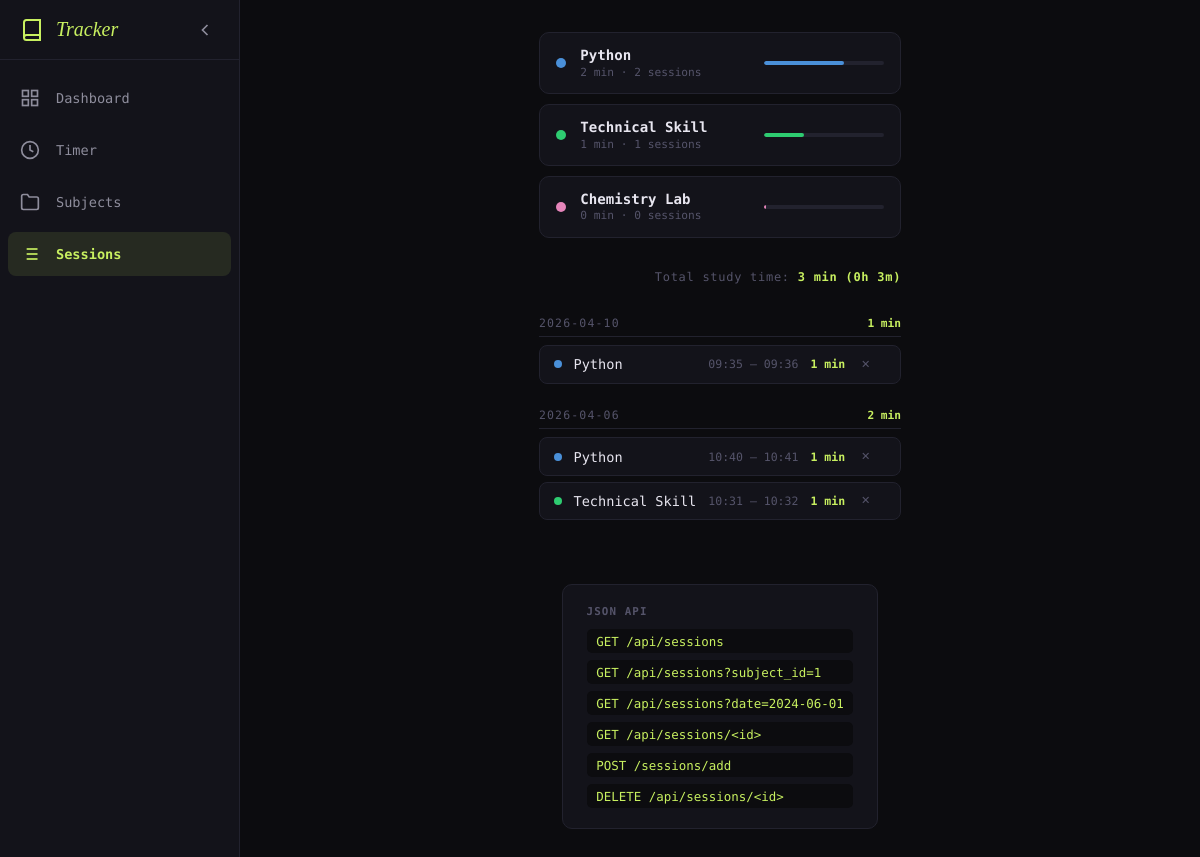
Page /sessions on the committed database.
### tables this page shows
CREATE TABLE subjects (
    id         INTEGER PRIMARY KEY AUTOINCREMENT,
    name       TEXT    NOT NULL UNIQUE,          -- no duplicate subject names
    color      TEXT    NOT NULL DEFAULT '#4A90D9' -- hex color for UI
                       CHECK (color LIKE '#______'),  -- must be valid hex (#rrggbb)
    created_at DATETIME DEFAULT CURRENT_TIMESTAMP
);

### app.py (the view)
@app.route("/sessions")
def sessions_history():
    conn      = get_db()
    subjects  = conn.execute("SELECT * FROM subjects ORDER BY name").fetchall()
    stats = conn.execute("""
        SELECT sub.id, sub.name, sub.color,
               COUNT(s.id)            AS session_count,
               COALESCE(SUM(s.duration), 0) AS total_minutes
        FROM subjects sub
        LEFT JOIN sessions s ON s.subject_id = sub.id
        GROUP BY sub.id
        ORDER BY total_minutes DESC
    """).fetchall()
    sessions = conn.execute("""
        SELECT s.*, sub.name AS subject_name, sub.color
        FROM sessions s
        JOIN subjects sub ON sub.id = s.subject_id
        ORDER BY s.date DESC, s.start_time DESC
    """).fetchall()
    from collections import defaultdict
    by_date = defaultdict(list)
    for row in sessions:
        by_date[row["date"]].append(dict(row))
    row = conn.execute("SELECT COALESCE(SUM(duration),0) AS t FROM sessions").fetchone()
    total_all = row["t"]
    conn.close()
    return render_template("sessions.html",
                           stats=stats,
                           by_date=dict(by_date),
                           total_all=total_all)

### database.py (called while the page is built)
def get_db():
    conn = sqlite3.connect(DATABASE)
    conn.row_factory = sqlite3.Row
    conn.execute("PRAGMA foreign_keys = ON")
    return conn

### templates/sessions.html (shortened to what this page needs)
{% extends "base.html" %}
{% block styles %}
  <link rel="stylesheet" href="{{ url_for('static', filename='timer.css') }}"/>
  <link rel="stylesheet" href="{{ url_for('static', filename='sessions.css') }}"/>
  <link rel="stylesheet" href="{{ url_for('static', filename='mini-timer.css') }}"/>
{% endblock %}
{% block content %}
  <div class="sessions-page">
    <section class="stats-strip">
      {% for s in stats %}
        <div class="stat-card" style="--accent: {{ s['color'] }}">
          <span class="stat-dot"></span>
          <div class="stat-info">
            <strong>{{ s['name'] }}</strong>
            <span>{{ s['total_minutes'] }} min · {{ s['session_count'] }} sessions</span>
          </div>
          <div class="stat-bar-wrap">
            <div class="stat-bar"
                 style="width: {{ [((s['total_minutes'] / total_all * 100) if total_all else 0)|round|int, 2]|max }}%">
            </div>
          </div>
        </div>
      {% else %}
        <p class="no-stats">No sessions recorded yet. <a href="/timer">Start studying →</a></p>
      {% endfor %}
    </section>
    <div class="total-banner">
      Total study time: <strong>{{ total_all }} min
      ({{ (total_all // 60) }}h {{ (total_all % 60) }}m)</strong>
    </div>
    <section class="history">
      {% if by_date %}
        {% for day, day_sessions in by_date.items() %}
          <div class="day-group">
            <div class="day-header">
              <span class="day-label">{{ day }}</span>
              <span class="day-total">
                {{ day_sessions | sum(attribute='duration') }} min
              </span>
            </div>
            <ul class="session-list">
              {% for s in day_sessions %}
                <li class="session-item" style="--dot: {{ s['color'] }}"
                    data-id="{{ s['id'] }}">
                  <span class="s-dot"></span>
                  <span class="s-subject">{{ s['subject_name'] }}</span>
                  <span class="s-time">
                    {{ s['start_time'][11:16] }} – {{ s['end_time'][11:16] }}
                  </span>
                  <span class="s-duration">{{ s['duration'] }} min</span>
                  <button class="s-delete" title="Delete session"
                          onclick="deleteSession({{ s['id'] }}, this)">✕</button>
                </li>
              {% endfor %}
            </ul>
          </div>
        {% endfor %}
      {% else %}
        <div class="empty-history">
          <p>No sessions yet.<br/><a href="/timer">Start your first session →</a></p>
        </div>
      {% endif %}
    </section>
  </div>
  <div class="api-box">
    <h4>JSON API</h4>
    <code>GET  /api/sessions</code>
    <code>GET  /api/sessions?subject_id=1</code>
    <code>GET  /api/sessions?date=2024-06-01</code>
    <code>GET  /api/sessions/&lt;id&gt;</code>
    <code>POST /sessions/add</code>
    <code>DELETE /api/sessions/&lt;id&gt;</code>
  </div>
{% endblock %}

### templates/base.html (shortened to what this page needs)
<!DOCTYPE html>
<html lang="en">
<head>
  <link rel="stylesheet" href="{{ url_for('static', filename='sidebar.css') }}"/>
  {% block styles %}{% endblock %}
</head>
<body>
  <div class="app-container">
    <aside class="global-sidebar" id="globalSidebar">
      <div class="sidebar-header">
        <a href="/" class="brand-logo" title="Study Tracker">
          <svg viewBox="0 0 24 24" fill="none" stroke="currentColor" stroke-width="2">
            <path d="M4 19.5A2.5 2.5 0 0 1 6.5 17H20"/>
            <path d="M6.5 2H20v20H6.5A2.5 2.5 0 0 1 4 19.5v-15A2.5 2.5 0 0 1 6.5 2z"/>
          </svg>
          <span class="brand-text">Tracker</span>
        </a>
        <button class="toggle-btn" id="sidebarToggle" title="Toggle Sidebar">
          <svg viewBox="0 0 24 24" fill="none" class="toggle-icon" stroke="currentColor" stroke-width="2">
            <path d="M15 18l-6-6 6-6"/>
          </svg>
        </button>
      </div>
      <nav class="sidebar-nav">
        <a href="/dashboard" class="nav-item {{ 'active' if request.path == '/dashboard' else '' }}" title="Dashboard">
          <svg viewBox="0 0 24 24" fill="none" stroke="currentColor" stroke-width="2">
            <rect x="3" y="3" width="7" height="7"></rect>
            <rect x="14" y="3" width="7" height="7"></rect>
            <rect x="14" y="14" width="7" height="7"></rect>
            <rect x="3" y="14" width="7" height="7"></rect>
          </svg>
          <span class="nav-text">Dashboard</span>
        </a>
        <a href="/timer" class="nav-item {{ 'active' if request.path == '/timer' else '' }}" title="Timer">
          <svg viewBox="0 0 24 24" fill="none" stroke="currentColor" stroke-width="2">
            <circle cx="12" cy="12" r="10"></circle>
            <polyline points="12 6 12 12 16 14"></polyline>
          </svg>
          <span class="nav-text">Timer</span>
        </a>
        <a href="/" class="nav-item {{ 'active' if request.path == '/' else '' }}" title="Subjects">
          <svg viewBox="0 0 24 24" fill="none" stroke="currentColor" stroke-width="2">
            <path d="M22 19a2 2 0 0 1-2 2H4a2 2 0 0 1-2-2V5a2 2 0 0 1 2-2h5l2 3h9a2 2 0 0 1 2 2z"></path>
          </svg>
          <span class="nav-text">Subjects</span>
        </a>
        <a href="/sessions" class="nav-item {{ 'active' if request.path == '/sessions' else '' }}" title="Sessions">
          <span class="nav-text">Sessions</span>
        </a>
      </nav>
    </aside>
    <main class="app-main">
      {% block content %}{% endblock %}
    </main>
  </div>
</body>
</html>

### static/sidebar.css (style rules this page uses)
:root { --sidebar-bg: #13131a; --sidebar-border: #22222e; --sidebar-hover: rgba(255, 255, 255, 0.05); --sidebar-active-bg: rgba(200, 240, 96, 0.1); --sidebar-active-text: #c8f060; --sidebar-text: #8e8d9c; --sidebar-width: 240px; --sidebar-collapsed-width: 70px; --sidebar-transition: 0.3s cubic-bezier(0.2, 0.8, 0.2, 1); --app-bg: #0c0c0f; }
body { margin: 0; padding: 0; background: var(--app-bg); overflow-x: hidden; }
.app-container { display: flex; min-height: 100vh; width: 100vw; }
.app-main { flex: 1; display: flex; flex-direction: column; min-width: 0; }
.global-sidebar { width: var(--sidebar-width); background: var(--sidebar-bg); border-right: 1px solid var(--sidebar-border); display: flex; flex-direction: column; transition: width var(--sidebar-transition); flex-shrink: 0; z-index: 100; }
.sidebar-header { height: 60px; display: flex; align-items: center; justify-content: space-between; padding: 0 1.25rem; border-bottom: 1px solid var(--sidebar-border); overflow: hidden; }
.brand-logo { display: flex; align-items: center; gap: 0.75rem; text-decoration: none; color: var(--sidebar-active-text); font-family: var(--serif, "Instrument Serif", Georgia, serif); font-size: 1.25rem; font-style: italic; white-space: nowrap; }
.brand-logo svg { width: 24px; height: 24px; flex-shrink: 0; }
.toggle-btn { background: transparent; border: none; color: var(--sidebar-text); cursor: pointer; padding: 0.25rem; display: flex; align-items: center; justify-content: center; border-radius: 6px; transition: background 0.2s, color 0.2s; }
.toggle-icon { width: 20px; height: 20px; transition: transform var(--sidebar-transition); }
.sidebar-nav { padding: 1rem 0.5rem; display: flex; flex-direction: column; gap: 0.5rem; overflow-y: auto; overflow-x: hidden; }
.nav-item { display: flex; align-items: center; gap: 1rem; padding: 0.75rem; text-decoration: none; color: var(--sidebar-text); border-radius: 8px; transition: all 0.2s; white-space: nowrap; font-family: var(--mono, "Azeret Mono", monospace); font-size: 0.85rem; }
.nav-item svg { width: 20px; height: 20px; flex-shrink: 0; }
.nav-item.active { background: var(--sidebar-active-bg); color: var(--sidebar-active-text); font-weight: bold; }

### static/timer.css (style rules this page uses)
*, *::before, *::after { box-sizing: border-box; margin: 0; padding: 0; }
:root { --bg: #0c0c0f; --surface: #13131a; --border: #22222e; --text: #e8e6f0; --muted: #55546a; --accent: #c8f060; --danger: #f06060; --radius: 14px; --mono: "Azeret Mono", monospace; --serif: "Instrument Serif", Georgia, serif; }
body { color: var(--text); font-family: var(--mono); font-size: 14px; }

### rows in the picture
subjects: name "Python", total_minutes "2", session_count "2"
subjects: name "Technical Skill", total_minutes "1", session_count "1"
subjects: name "Chemistry Lab", total_minutes "0", session_count "0"

### other values in the picture
{{ total_all }} "3"
{{ (total_all // 60) }} "0"
{{ (total_all % 60) }} "3"
{{ day }} "2026-04-10"
{{ day_sessions | sum(attribute='duration') }} "1"
{{ s['subject_name'] }} "Python"
{{ s['start_time'][11:16] }} "09:35"
{{ s['end_time'][11:16] }} "09:36"
{{ s['duration'] }} "1"
{{ day }} "2026-04-06"
{{ day_sessions | sum(attribute='duration') }} "2"
{{ s['start_time'][11:16] }} "10:40"
{{ s['end_time'][11:16] }} "10:41"
{{ s['subject_name'] }} "Technical Skill"
{{ s['start_time'][11:16] }} "10:31"
